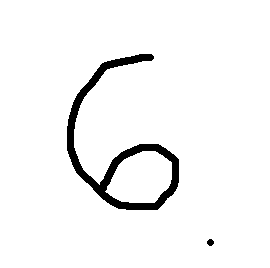
#> input picture ttt.png, 270 x 268 px
$ python img_proc.py
#> lines starting #> are read from the running program, lines starting #| are printed output that depends on the picture; after the words box and inside, x2 and y2 are one past the last pixel; in counts of white or black regions, pixels touching at a corner belong together
### digit_read.py
import cv2
import numpy as np
from neuralnet import Network

img = cv2.imread("ttt.png")
#> img is the input picture: shape (268, 270, 3); 95.8% white; 2 black regions, box (x1, y1, x2, y2) and area: (67, 54, 179, 210) 2994, (207, 239, 214, 246) 37
img = cv2.cvtColor(img, cv2.COLOR_BGR2GRAY)

dim = (28, 28)
resized = cv2.resize(img, dim, interpolation=cv2.INTER_AREA)
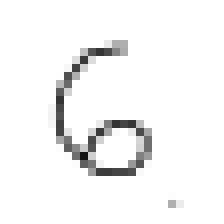
#> resized: shape (28, 28) (shown 8 times larger); min 20, max 255, mean 244.3

l = []
for a in range(28):
    for b in range(28):
        if resized[a,b] <= 127:
            l.append([1])
        else:
            l.append([0])

net = Network([784, 30, 10])

print(np.argmax(net.forward(l)))

### neuralnet.py
# Implements a digit recognising neural network
from __future__ import division

import numpy as np
import random

LOAD = True

class Network(object):
    def load(self):
        self.biases = (np.load("bias.dat", allow_pickle=True)).tolist()
#> (reads bias.dat from the repository)
        self.weights = (np.load("weights.dat", allow_pickle=True)).tolist()

    def __init__(self, params):
        # params is a list containing sizes layer wises
        self.layers = len(params)
        self.biases = [np.random.randn(siz, 1) for siz in params[1:]] # first layer won't have bias
        #to do check if the param should have a 1 (bias should be a row vector)
        self.weights = [np.random.randn(siz, prev) for siz, prev in zip(params[1:], params[:-1])]

        if LOAD:
            self.load()

    # [56 lines left out: functions gradient_descent, test, not called in this run]

    def sigmoid(self, vector):
        #returns sigmoid of a vector
        return 1.0/(1.0 + np.exp(-vector))

    def sigmoid_prime(self, vector):
        return self.sigmoid(vector)*(1-self.sigmoid(vector))

    # [39 lines left out: functions forward, back_prop, not called in this run]


### img_proc.py
import cv2
import numpy as np
#> (the run stopped early here; a loop or call above may not have finished)
